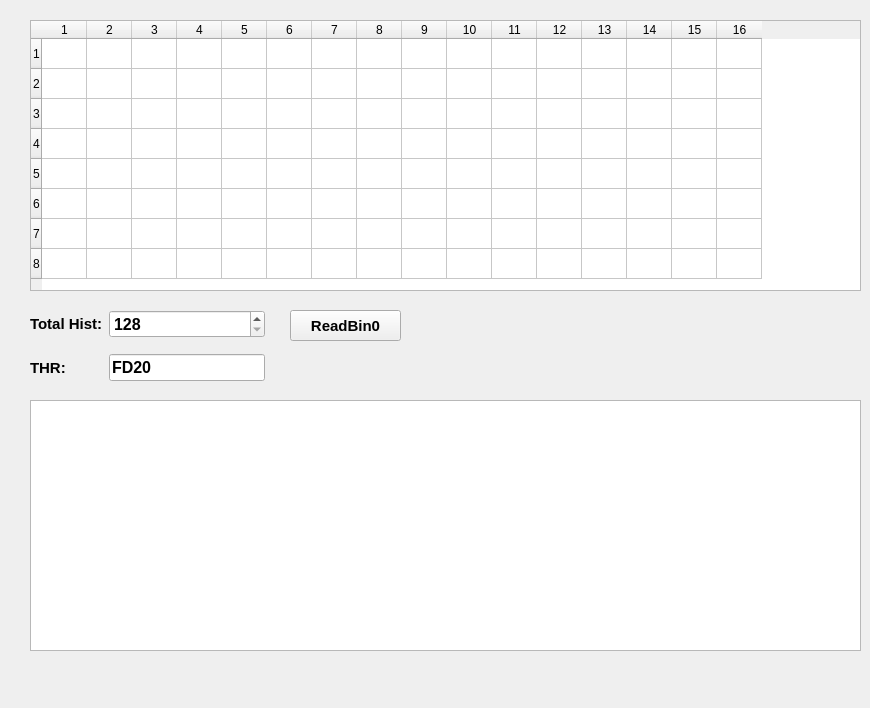
<?xml version="1.0" encoding="UTF-8"?>
<ui version="4.0">
 <class>Form_Hist</class>
 <widget class="QWidget" name="Form_Hist">
  <property name="geometry">
   <rect>
    <x>0</x>
    <y>0</y>
    <width>870</width>
    <height>708</height>
   </rect>
  </property>
  <property name="windowTitle">
   <string>Form_Hist</string>
  </property>
  <widget class="QTableWidget" name="tableWidget_Hist">
   <property name="geometry">
    <rect>
     <x>30</x>
     <y>20</y>
     <width>831</width>
     <height>271</height>
    </rect>
   </property>
   <property name="rowCount">
    <number>8</number>
   </property>
   <property name="columnCount">
    <number>16</number>
   </property>
   <attribute name="horizontalHeaderVisible">
    <bool>true</bool>
   </attribute>
   <attribute name="horizontalHeaderDefaultSectionSize">
    <number>45</number>
   </attribute>
   <attribute name="horizontalHeaderHighlightSections">
    <bool>false</bool>
   </attribute>
   <attribute name="horizontalHeaderMinimumSectionSize">
    <number>21</number>
   </attribute>
   <attribute name="verticalHeaderVisible">
    <bool>true</bool>
   </attribute>
   <attribute name="verticalHeaderCascadingSectionResizes">
    <bool>false</bool>
   </attribute>
   <attribute name="verticalHeaderDefaultSectionSize">
    <number>30</number>
   </attribute>
   <attribute name="verticalHeaderMinimumSectionSize">
    <number>21</number>
   </attribute>
   <attribute name="verticalHeaderShowSortIndicator" stdset="0">
    <bool>false</bool>
   </attribute>
   <row/>
   <row/>
   <row/>
   <row/>
   <row/>
   <row/>
   <row/>
   <row/>
   <column/>
   <column/>
   <column/>
   <column/>
   <column/>
   <column/>
   <column/>
   <column/>
   <column/>
   <column/>
   <column/>
   <column/>
   <column/>
   <column/>
   <column/>
   <column/>
  </widget>
  <widget class="QGraphicsView" name="graphicsView_Hist">
   <property name="geometry">
    <rect>
     <x>30</x>
     <y>400</y>
     <width>831</width>
     <height>251</height>
    </rect>
   </property>
  </widget>
  <widget class="QWidget" name="gridLayoutWidget">
   <property name="geometry">
    <rect>
     <x>30</x>
     <y>300</y>
     <width>235</width>
     <height>91</height>
    </rect>
   </property>
   <layout class="QGridLayout" name="gridLayout">
    <item row="0" column="0">
     <widget class="QLabel" name="label">
      <property name="font">
       <font>
        <pointsize>11</pointsize>
        <weight>75</weight>
        <bold>true</bold>
       </font>
      </property>
      <property name="text">
       <string>Total Hist:</string>
      </property>
     </widget>
    </item>
    <item row="1" column="0">
     <widget class="QLabel" name="label_2">
      <property name="font">
       <font>
        <pointsize>11</pointsize>
        <weight>75</weight>
        <bold>true</bold>
       </font>
      </property>
      <property name="text">
       <string>THR:</string>
      </property>
     </widget>
    </item>
    <item row="0" column="1">
     <widget class="QSpinBox" name="spinBox_HistDataSelect">
      <property name="font">
       <font>
        <pointsize>12</pointsize>
        <weight>75</weight>
        <bold>true</bold>
       </font>
      </property>
      <property name="minimum">
       <number>128</number>
      </property>
      <property name="maximum">
       <number>512</number>
      </property>
      <property name="singleStep">
       <number>16</number>
      </property>
     </widget>
    </item>
    <item row="1" column="1">
     <widget class="QLineEdit" name="lineEdit">
      <property name="font">
       <font>
        <pointsize>12</pointsize>
        <weight>75</weight>
        <bold>true</bold>
       </font>
      </property>
      <property name="text">
       <string>FD20</string>
      </property>
      <property name="maxLength">
       <number>5</number>
      </property>
      <property name="echoMode">
       <enum>QLineEdit::Normal</enum>
      </property>
     </widget>
    </item>
   </layout>
  </widget>
  <widget class="QPushButton" name="pushButton_readHist">
   <property name="geometry">
    <rect>
     <x>290</x>
     <y>310</y>
     <width>111</width>
     <height>31</height>
    </rect>
   </property>
   <property name="font">
    <font>
     <pointsize>11</pointsize>
     <weight>75</weight>
     <bold>true</bold>
    </font>
   </property>
   <property name="text">
    <string>ReadBin0</string>
   </property>
  </widget>
 </widget>
 <resources/>
 <connections/>
</ui>
